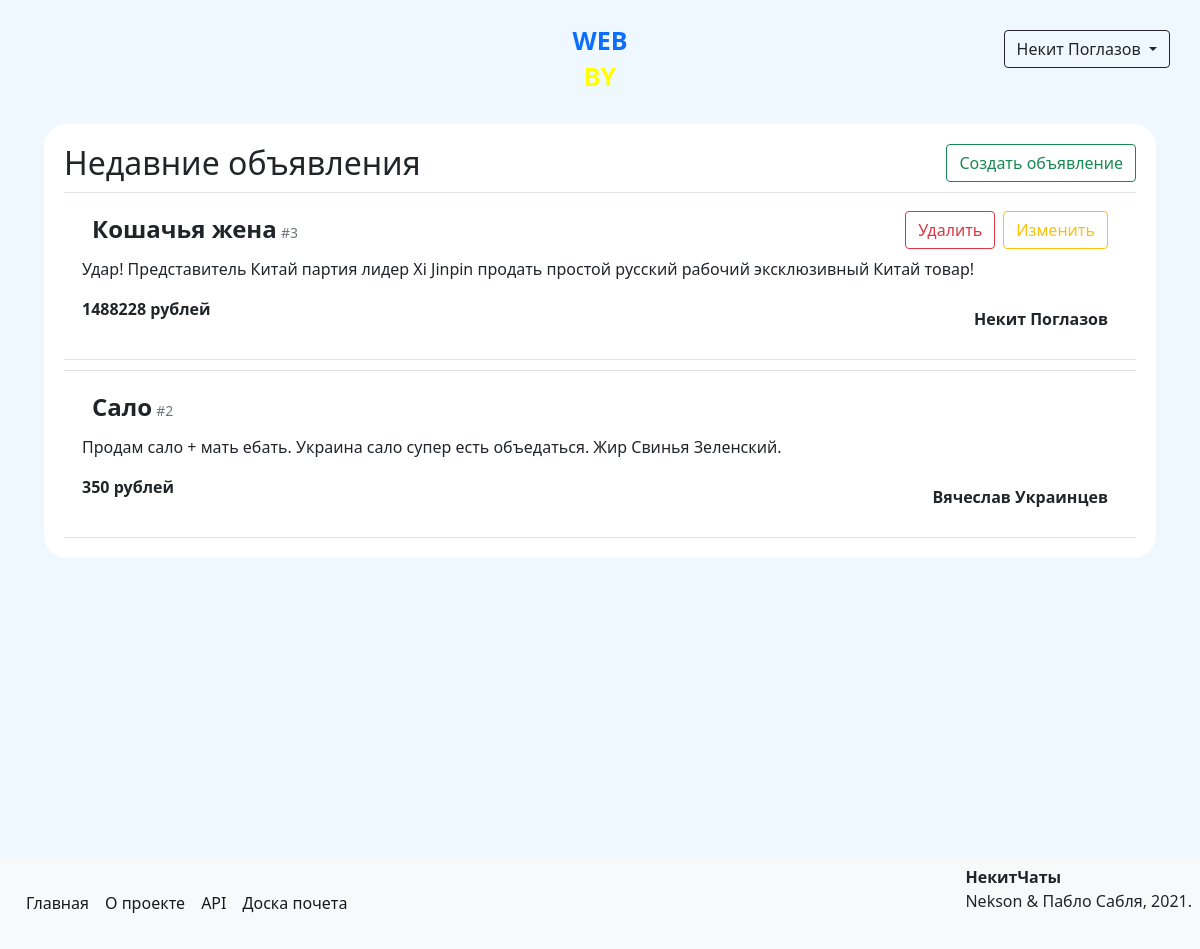
The page / (signed in) on the database its author committed.
### data/models/user.py (models this page shows, shortened)
class User(SqlAlchemyBase, UserMixin, SerializerMixin):
    __tablename__ = 'users'
    serialize_rules = ('-advertisements',)
    id = Column(Integer, autoincrement=True, primary_key=True)
    name = Column(Unicode)
    surname = Column(Unicode)
    birthday = Column(DateTime)
    email = Column(String, unique=True)
    phone_number = Column(String, unique=True)
    hashed_password = Column(String)
    registration_time = Column(DateTime, default=datetime.now)
    rating = Column(Integer, default=0)
    rank_id = Column(Integer, ForeignKey('ranks.id'))
    position = Column(Integer)
    admin = Column(Boolean, default=0)
    advertisements = relationship('Advertisement', back_populates='author')
    interests = relationship('Interest', secondary='users_to_interests', backref='users')
    rank = relationship('Rank')

### data/models/advertisements.py (models this page shows, shortened)
class Advertisement(SqlAlchemyBase, SerializerMixin):
    __tablename__ = 'advertisements'
    serialize_rules = ('-author.email', '-author.rating', '-author.hashed_password', '-author.registration_time',
                       '-author.admin', '-author.interests')
    id = Column(Integer, primary_key=True, autoincrement=True)
    title = Column(String)
    author_id = Column(Integer, ForeignKey('users.id'))
    created_at = Column(DateTime, default=datetime.now)
    price = Column(Integer)
    content_id = Column(Integer, ForeignKey('contents.id'))
    author = relationship('User', back_populates='advertisements')
    content = relationship('Content')
    interests = relationship('Interest', secondary='advertisements_to_interests', backref='advertisements')

### data/models/content.py (models this page shows)
class Content(SqlAlchemyBase, SerializerMixin):
    __tablename__ = 'contents'
    id = Column(Integer, autoincrement=True, primary_key=True)
    content = Column(Text)

### main.py (the view)
@app.route('/')
def index():
    if not current_user.is_authenticated:
        return redirect('/info')
    session = create_session()
    advertisements = session.query(Advertisement).all()[::-1][:6]
    return render_template('actual_ads.html', ads=advertisements)

### data/db_session.py (called while the page is built)
def create_session() -> Session:
    global __factory
    return __factory()

### main.py (called while the page is built)
@login_manager.user_loader
def load_user(user_id):
    session = create_session()
    return session.query(User).get(user_id)

### templates/actual_ads.html
{% extends "base.html" %}
{% block content %}
    <form>
        <div class="clearfix">
            <h2 class="float-right d-inline">Недавние объявления</h2>
            <a href="/advertisements/create" class="btn btn-outline-success float-end">Создать объявление</a>
        </div>
        {% for ad in ads %}
            <div class="p-2 border-top border-bottom">
                <div class="clearfix">
                    <div>
                        <span>
                            <b class="fs-4">{{ ad.title }}</b>
                            <small class="text-secondary">#{{ ad.id }}</small>
                        </span>
                        {% if current_user == ad.author %}
                            <a href="/advertisements/{{ ad.id }}/edit" class="btn btn-outline-warning float-end">Изменить</a>
                            <a href="/advertisements/{{ ad.id }}/delete" class="btn btn-outline-danger me-2 float-end">Удалить</a>
                        {% endif %}
                    </div>
                    <p>{{ ad.content.content }}</p>
                    <b>{{ ad.price }} рублей</b>
                    <div class="float-end">
                        <a href="/profile/{{ ad.author.id }}" class="text-reset"><b>{{ ad.author.name }} {{ ad.author.surname }}</b></a>
                    </div>
                </div>
            </div>
        {% endfor %}
    </form>
{% endblock %}

### templates/base.html (shortened to what this page needs)
<!DOCTYPE html>
<html lang="en">
<head>
    <link rel="stylesheet" href="/static/css/style.css">
    <link rel="stylesheet" href="https://cdn.jsdelivr.net/npm/bootstrap@5.0.0-beta1/dist/css/bootstrap.min.css"
>
</head>
<body>
<div class="header clearfix">
    {% if current_user.is_authenticated %}
        <div class="dropdown float-end">
            <button class="btn btn-outline-dark dropdown-toggle" type="button" id="dropdownMenuButton" data-toggle="dropdown" aria-haspopup="true" aria-expanded="false">
                {{ current_user.name }} {{ current_user.surname }}
            </button>
        </div>
    {% else %}
        <a class="btn btn-outline-dark float-end" href="/register">Зарегистрироваться</a>
        <a class="btn btn-outline-dark me-2 float-end" href="/login">Войти</a>
    {% endif %}
    <div class="logo">
        <a href="/">
            <p class="text-primary">WEB</p>
            <p class="yellow">BY</p>
        </a>
    </div>
</div>
<main role="main" class="container clearfix">
    {% block content %}{% endblock %}
</main>
<footer class="clearfix p-2 bg-light">
    <span class="fs-6 float-end"><b>НекитЧаты</b><br>Nekson & Пабло Сабля, 2021.</span>
    <nav class="navbar navbar-expand-lg navbar-light">
        <div class="collapse navbar-collapse" id="navbarSupportedContent">
          <ul class="navbar-nav me-auto mb-2 mb-lg-0">
            <li class="nav-item">
              <a class="nav-link active" href="/">Главная</a>
            </li>
            <li class="nav-item">
              <a class="nav-link active" href="/info">О проекте</a>
            </li>
            <li class="nav-item">
              <a class="nav-link active" href="/api">API</a>
            </li>
            <li class="nav-item">
                <a class="nav-link active" href="/top">Доска почета</a>
            </li>
          </ul>
        </div>
    </nav>
</footer>
</body>
</html>

### static/css/style.css (style rules this page uses)
body { background-color: aliceblue !important; }
.logo { text-align: center; margin-left: auto; margin-right: auto; margin-top: 10px; margin-bottom: 10px; max-width: 150px; font-size: 25px; font-weight: 700; line-height: 20px; }
a { text-decoration: none !important; }
.header { background-color: aliceblue; margin-bottom: 10px; padding: 10px; }
.yellow { color: yellow; }
div { margin: 10px; }
form { margin-left: auto; margin-right: auto; background-color: white; border: solid 2px aliceblue; border-radius: 25px; padding: 10px; }
footer { margin-top: 297px }

### rows shown on the page
User: name "Некит", surname "Поглазов"
Advertisement: title "Кошачья жена", id "3", content.content "Удар! Представитель Китай партия лидер Xi Jinpin продать простой русский рабочий эксклюзивный Китай товар!", price "1488228", author.name "Некит", author.surname "Поглазов"
Advertisement: title "Сало", id "2", content.content "Продам сало + мать ебать. Украина сало супер есть объедаться. Жир Свинья Зеленский.", price "350", author.name "Вячеслав", author.surname "Украинцев"
